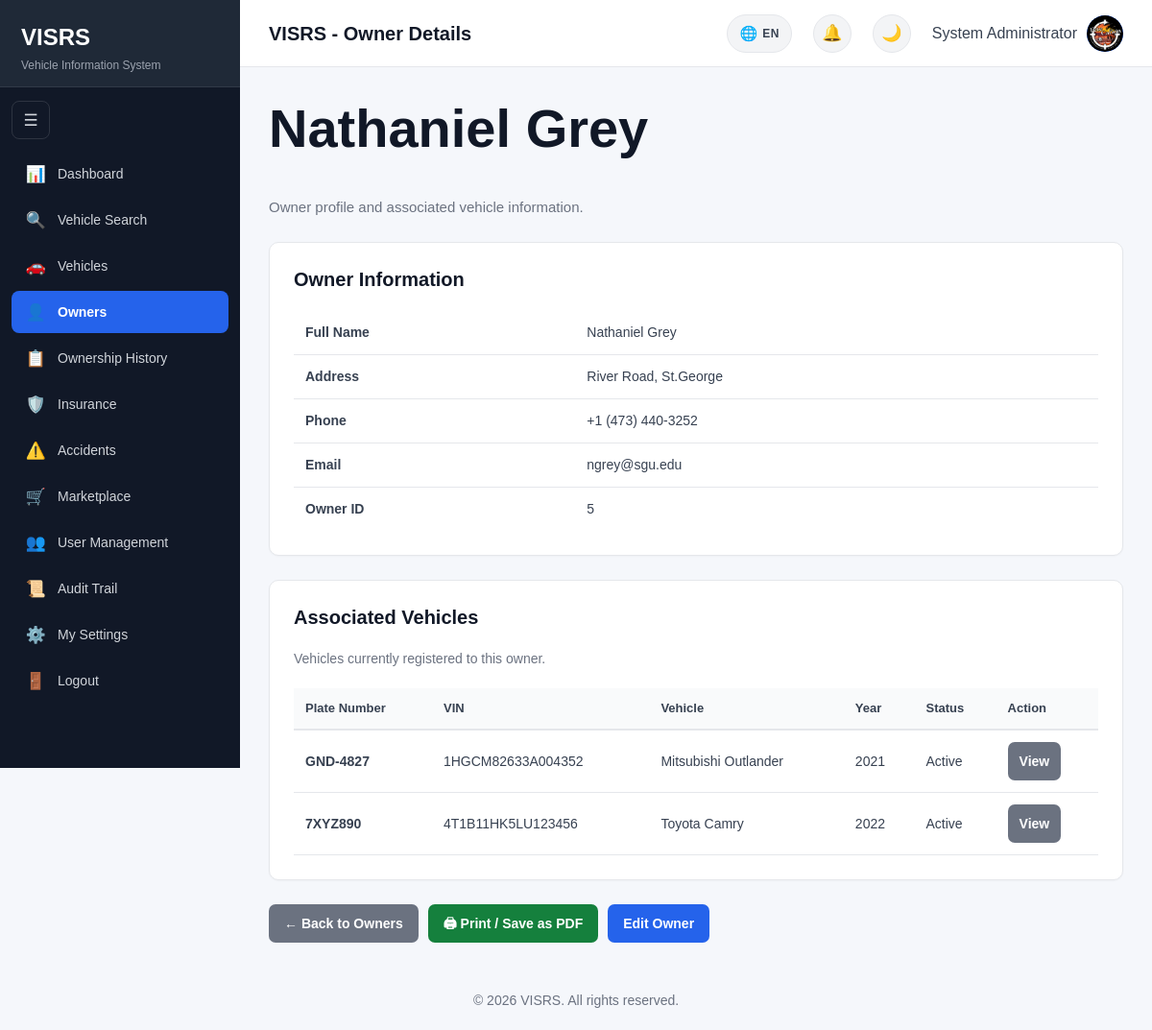
Page /owners/view.php?id=5 (signed in) on the committed database.
### tables this page shows
CREATE TABLE `owners` (
  `OwnerID` int(11) NOT NULL,
  `FirstName` varchar(100) NOT NULL,
  `LastName` varchar(100) NOT NULL,
  `Address` varchar(255) DEFAULT NULL,
  `Phone` varchar(30) DEFAULT NULL,
  `Email` varchar(150) DEFAULT NULL,
  `CreatedAt` timestamp NOT NULL DEFAULT current_timestamp()
);

CREATE TABLE `vehicles` (
  `VehicleID` int(11) NOT NULL,
  `PlateNumber` varchar(20) NOT NULL,
  `VIN` varchar(50) NOT NULL,
  `OwnerID` int(11) NOT NULL,
  `SellerID` int(11) DEFAULT NULL,
  `Make` varchar(100) NOT NULL,
  `Model` varchar(100) NOT NULL,
  `VehicleYear` year(4) NOT NULL,
  `Mileage` int(10) UNSIGNED DEFAULT NULL,
  `LastServiceDate` date DEFAULT NULL,
  `OilChangeIntervalKm` int(10) UNSIGNED DEFAULT NULL,
  `LastOilChangeDate` date DEFAULT NULL,
  `LastOilChangeMileage` int(10) UNSIGNED DEFAULT NULL,
  `Color` varchar(50) DEFAULT NULL,
  `VehicleType` varchar(50) DEFAULT NULL,
  `EngineNumber` varchar(100) DEFAULT NULL,
  `RegistrationDate` date DEFAULT NULL,
  `Status` enum('Active','Inactive','Stolen','Sold') NOT NULL DEFAULT 'Active',
  `CreatedAt` timestamp NOT NULL DEFAULT current_timestamp()
);

### owners/view.php (the view, shortened to what this page needs)
<?php
require_once __DIR__ . "/../includes/database.php";
$ownerID = $_GET["id"] ?? "";
$ownerID = (int) $ownerID;
$stmt = $pdo->prepare("
    SELECT
        OwnerID,
        FirstName,
        LastName,
        Address,
        Phone,
        Email,
        CreatedAt
    FROM owners
    WHERE OwnerID = ?
    LIMIT 1
");
$stmt->execute([$ownerID]);
$owner = $stmt->fetch();
    ?>
    <?php
$stmt = $pdo->prepare("
    SELECT
        VehicleID,
        PlateNumber,
        VIN,
        Make,
        Model,
        VehicleYear,
        Color,
        VehicleType,
        Status
    FROM vehicles
    WHERE OwnerID = ?
    ORDER BY VehicleID DESC
");
$stmt->execute([$ownerID]);
$vehicles = $stmt->fetchAll();
$canManageOwners = in_array(
    $_SESSION["Role"] ?? "",
    ["Admin", "Police"],
    true
);
require_once "../includes/head.php";
?>
<body>
<div class="layout">
    <?php require_once __DIR__ . "/../includes/sidebar.php"; ?>
    <div class="main-content">
        <?php
        include __DIR__ . "/../includes/header.php";
        ?>
        <main class="content">
            <div class="page-title">
                <h1>
                    <?= htmlspecialchars(
                        $owner["FirstName"]
                    ) ?>
                    <?= htmlspecialchars(
                        $owner["LastName"]
                    ) ?>
                </h1>
                <p class="page-subtitle">
                    Owner profile and associated vehicle
                    information.
                </p>
            </div>
            <section class="card">
                <h2>
                    Owner Information
                </h2>
                <table
                    style="
                        width:100%;
                        border-collapse:collapse;
                        margin-top:15px;
                    "
                >
                    <tr
                        style="
                            border-bottom:1px solid #e5e7eb;
                        "
                    >
                        <td
                            style="
                                padding:12px;
                                font-weight:bold;
                                width:35%;
                            "
                        >
                            Full Name
                        </td>
                        <td style="padding:12px;">
                            <?= htmlspecialchars(
                                $owner["FirstName"]
                                . " "
                                . $owner["LastName"]
                            ) ?>
                        </td>
                    </tr>
                    <tr
                        style="
                            border-bottom:1px solid #e5e7eb;
                        "
                    >
                        <td
                            style="
                                padding:12px;
                                font-weight:bold;
                            "
                        >
                            Address
                        </td>
                        <td style="padding:12px;">
                            <?= htmlspecialchars(
                                $owner["Address"]
                                ?: "Not provided"
                            ) ?>
                        </td>
                    </tr>
                    <tr
                        style="
                            border-bottom:1px solid #e5e7eb;
                        "
                    >
                        <td
                            style="
                                padding:12px;
                                font-weight:bold;
                            "
                        >
                            Phone
                        </td>
                        <td style="padding:12px;">
                            <?= htmlspecialchars(
                                $owner["Phone"]
                                ?: "Not provided"
                            ) ?>
                        </td>
                    </tr>
                    <tr
                        style="
                            border-bottom:1px solid #e5e7eb;
                        "
                    >
                        <td
                            style="
                                padding:12px;
                                font-weight:bold;
                            "
                        >
                            Email
                        </td>
                        <td style="padding:12px;">
                            <?= htmlspecialchars(
                                $owner["Email"]
                                ?: "Not provided"
                            ) ?>
                        </td>
                    </tr>
                    <tr>
                        <td
                            style="
                                padding:12px;
                                font-weight:bold;
                            "
                        >
                            Owner ID
                        </td>
                        <td style="padding:12px;">
                            <?= htmlspecialchars(
                                $owner["OwnerID"]
                            ) ?>
                        </td>
                    </tr>
                </table>
            </section>
            <section
                class="card"
                style="margin-top:20px;"
            >
                <h2>
                    Associated Vehicles
                </h2>
                <p
                    style="
                        color:#6b7280;
                        margin-bottom:20px;
                    "
                >
                    Vehicles currently registered to this owner.
                </p>
                <?php if (count($vehicles) > 0): ?>
                    <div style="overflow-x:auto;">
                        <table
                            style="
                                width:100%;
                                border-collapse:collapse;
                            "
                        >
                            <thead>
                                <tr
                                    style="
                                        border-bottom:2px solid #e5e7eb;
                                        text-align:left;
                                    "
                                >
                                    <th style="padding:12px;">
                                        Plate Number
                                    </th>
                                    <th style="padding:12px;">
                                        VIN
                                    </th>
                                    <th style="padding:12px;">
                                        Vehicle
                                    </th>
                                    <th style="padding:12px;">
                                        Year
                                    </th>
                                    <th style="padding:12px;">
                                        Status
                                    </th>
                                    <th style="padding:12px;">
                                        Action
                                    </th>
                                </tr>
                            </thead>
                            <tbody>
                            <?php foreach ($vehicles as $vehicle): ?>
                                <tr
                                    style="
                                        border-bottom:1px solid #e5e7eb;
                                    "
                                >
                                    <td style="padding:12px;">
                                        <strong>
                                            <?= htmlspecialchars(
                                                $vehicle["PlateNumber"]
                                            ) ?>
                                        </strong>
                                    </td>
                                    <td style="padding:12px;">
                                        <?= htmlspecialchars(
                                            $vehicle["VIN"]
                                        ) ?>
                                    </td>
                                    <td style="padding:12px;">
                                        <?= htmlspecialchars(
                                            $vehicle["Make"]
                                        ) ?>
                                        <?= htmlspecialchars(
                                            $vehicle["Model"]
                                        ) ?>
                                    </td>
                                    <td style="padding:12px;">
                                        <?= htmlspecialchars(
                                            $vehicle["VehicleYear"]
                                        ) ?>
                                    </td>
                                    <td style="padding:12px;">
                                        <?= htmlspecialchars(
                                            $vehicle["Status"]
                                        ) ?>
                                    </td>
                                    <td style="padding:12px;">
                                        <a
                                            href="../vehicles/view.php?id=<?= (int) $vehicle["VehicleID"] ?>"
                                            class="button button-secondary"
                                            style="padding:8px 12px;"
                                        >
                                            View
                                        </a>
                                    </td>
                                </tr>
                            <?php endforeach; ?>
                            </tbody>
                        </table>
                    </div>
                <?php endif; ?>
            </section>
            <div
                style="
                    display:flex;
                    gap:10px;
                    margin-top:20px;
                    flex-wrap:wrap;
                "
            >
                <a
                    href="index.php"
                    class="button button-secondary"
                >
                    ← Back to Owners
                </a>
                <button
                    type="button"
                    onclick="window.print()"
                    class="button"
                    style="background:#15803d;"
                >
                    🖨 Print / Save as PDF
                </button>
                <?php if ($canManageOwners): ?>
                    <a
                        href="edit.php?id=<?= (int) $owner["OwnerID"] ?>"
                        class="button"
                    >
                        Edit Owner
                    </a>
                <?php endif; ?>
            </div>
        </main>
    </div>
</div>
<?php require_once __DIR__ . "/../includes/footer.php"; ?>

### css/style.css (style rules this page uses)
*, *::before, *::after { box-sizing: border-box; }
html { margin: 0; padding: 0; width: 100%; min-height: 100%; }
body { margin: 0; padding: 0; width: 100%; min-height: 100vh; font-family: Arial, Helvetica, sans-serif; font-size: 15px; line-height: 1.5; color: #111827; background: #f5f7fb; }
h1, h2, h3, h4, h5, h6, p { margin-top: 0; }
a { color: inherit; text-decoration: none; }
button, input, select, textarea { font-family: Arial, Helvetica, sans-serif; }
.layout { display: flex; width: 100%; min-width: 0; min-height: 100vh; margin: 0; padding: 0; }
.main-content { width: calc(100% - 250px); min-width: 0; min-height: 100vh; margin-left: 250px; padding: 0; background: #f5f7fb; display: flex; flex-direction: column; box-sizing: border-box; }
.content { width: 100%; margin: 0; padding: 30px; box-sizing: border-box; flex: 1; }
.page-title { margin: 0 0 8px 0; padding: 0; color: #111827; font-size: 28px; font-weight: 700; line-height: 1.2; }
.page-subtitle { margin: 0 0 25px 0; padding: 0; color: #6b7280; font-size: 15px; font-weight: 400; line-height: 1.5; }
.card { width: 100%; margin: 0 0 25px 0; padding: 25px; background: #ffffff; border: 1px solid #e5e7eb; border-radius: 10px; box-shadow: 0 1px 2px rgba(0, 0, 0, 0.03); box-sizing: border-box; }
.card h2 { margin: 0 0 20px 0; padding: 0; color: #111827; font-size: 20px; font-weight: 700; line-height: 1.3; }
.card p { margin: 0 0 12px 0; color: #374151; font-size: 14px; }
.button { display: inline-flex; align-items: center; justify-content: center; min-height: 40px; margin: 0; padding: 10px 16px; background: #2563eb; color: #ffffff; border: none; border-radius: 7px; font-family: Arial, Helvetica, sans-serif; font-size: 14px; font-weight: 600; line-height: 1; text-decoration: none; cursor: pointer; transition: background-color 0.15s ease, opacity 0.15s ease; box-sizing: border-box; }
.button-secondary { background: #6b7280; color: #ffffff; }
table { width: 100%; margin: 0; padding: 0; border-collapse: collapse; background: #ffffff; font-size: 14px; }
thead { background: #f9fafb; }
th { padding: 13px 14px; color: #374151; border-bottom: 1px solid #e5e7eb; font-size: 13px; font-weight: 600; line-height: 1.4; text-align: left; white-space: nowrap; }
td { padding: 13px 14px; color: #374151; border-bottom: 1px solid #e5e7eb; font-size: 14px; vertical-align: middle; }
tbody tr:last-child td { border-bottom: none; }
.main-content { transition: margin-left 0.2s ease; }

### rows in the picture
owners: FirstName "Nathaniel", LastName "Grey", FirstName+LastName "Nathaniel Grey", Address "River Road, St.George", Phone "+1 (473) 440-3252", Email "ngrey@sgu.edu", OwnerID "5"
vehicles: PlateNumber "GND-4827", VIN "1HGCM82633A004352", Make "Mitsubishi", Model "Outlander", VehicleYear "2021", Status "Active"
vehicles: PlateNumber "7XYZ890", VIN "4T1B11HK5LU123456", Make "Toyota", Model "Camry", VehicleYear "2022", Status "Active"

### other values in the picture
$pageTitle "VISRS - Owner Details"
